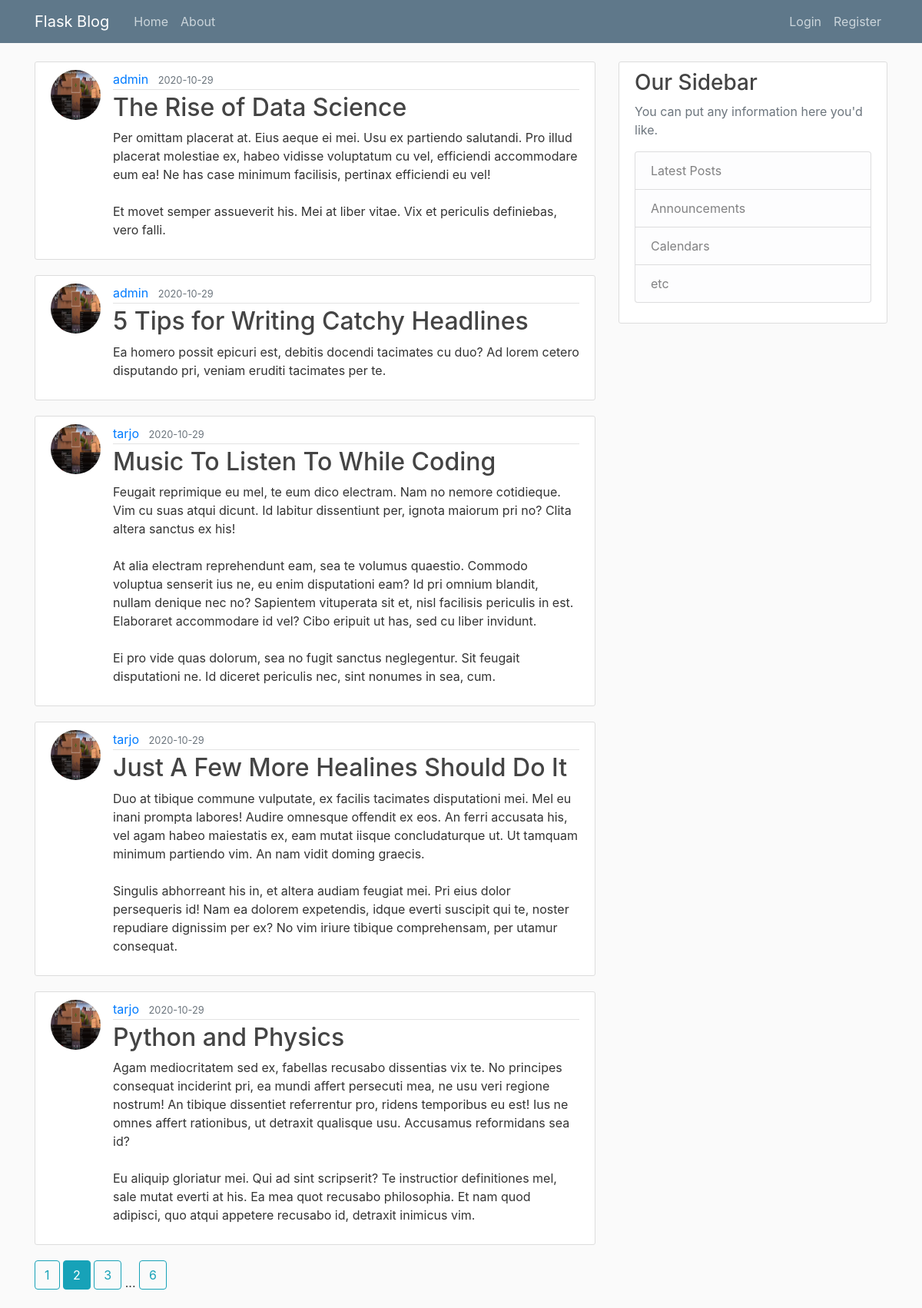
The page /home?page=2 on the database its author committed.
### flaskblog/models.py (models this page shows, shortened)
class Post(db.Model):
    id = db.Column(db.Integer, primary_key=True)
    title = db.Column(db.String(100), nullable=False)
    date_posted = db.Column(db.DateTime, nullable=False, default=datetime.utcnow)
    content = db.Column(db.Text, nullable=False)
    user_id = db.Column(db.Integer, db.ForeignKey('user.id'), nullable=False)

class User(db.Model, UserMixin):
    id = db.Column(db.Integer, primary_key=True)
    username = db.Column(db.String(20), unique=True, nullable=False)
    email = db.Column(db.String(120), unique=True, nullable=False)
    image_file = db.Column(db.String(20), nullable=False, default='default.jpg')
    password = db.Column(db.String(60), nullable=False)
    posts = db.relationship('Post', backref='author', lazy=True)

### flaskblog/main/routes.py (the view)
@main.route("/")
@main.route("/home")
def home():
    page = request.args.get('page', 1, type=int)
    posts = Post.query.order_by(Post.date_posted.desc()).paginate(page=page, per_page=5)
    return render_template('home.html', posts=posts)

### flaskblog/templates/home.html
{% extends "layout.html" %}
{% block content %}
    {% for post in posts.items %}
        <article class="media content-section">
          <img class="rounded-circle article-img" src="{{ url_for('static', filename='profile_pics/' + post.author.image_file) }}">
          <div class="media-body">
            <div class="article-metadata">
              <a class="mr-2" href="{{ url_for('users.user_posts', username=post.author.username) }}">{{ post.author.username }}</a>
              <small class="text-muted">{{ post.date_posted.strftime('%Y-%m-%d') }}</small>
            </div>
            <h2><a class="article-title" href="{{ url_for('posts.post', post_id=post.id) }}">{{ post.title }}</a></h2>
            <p class="article-content">{{ post.content }}</p>
          </div>
        </article>
    {% endfor %}
    {% for page_num in posts.iter_pages(left_edge=1, right_edge=1, left_current=1, right_current=2) %}
      {% if page_num %}
        {% if posts.page == page_num %}
          <a class="btn btn-info mb-4" href="{{ url_for('main.home', page=page_num) }}">{{ page_num }}</a>
        {% else %}
          <a class="btn btn-outline-info mb-4" href="{{ url_for('main.home', page=page_num) }}">{{ page_num }}</a>
        {% endif %}
      {% else %}
        ...
      {% endif %}
    {% endfor %}
{% endblock content %}

### flaskblog/static/main.css (style rules this page uses)
body { background: #fafafa; color: #333333; margin-top: 5rem; }
h1, h2, h3, h4, h5, h6 { color: #444444; }
.content-section { background: #ffffff; padding: 10px 20px; border: 1px solid #dddddd; border-radius: 3px; margin-bottom: 20px; }
.article-title { color: #444444; }
.article-content { white-space: pre-line; }
.article-img { height: 65px; width: 65px; margin-right: 16px; }
.article-metadata { padding-bottom: 1px; margin-bottom: 4px; border-bottom: 1px solid #e3e3e3 }

### rows shown on the page
Post: image_file (picture), author.username "admin", date_posted "2020-10-29", title "The Rise of Data Science", content "Per omittam placerat at. Eius aeque ei mei. Usu ex partiendo salutandi. Pro illud placerat molestiae ex, habeo vidisse voluptatum cu vel, efficiendi accommodare eum ea! Ne has case minimum facilisis, pertinax efficiendi eu vel! Et movet semper assueverit his. Mei at liber vitae. Vix et periculis definiebas, vero falli."
Post: image_file (picture), author.username "admin", date_posted "2020-10-29", title "5 Tips for Writing Catchy Headlines", content "Ea homero possit epicuri est, debitis docendi tacimates cu duo? Ad lorem cetero disputando pri, veniam eruditi tacimates per te."
Post: image_file (picture), author.username "tarjo", date_posted "2020-10-29", title "Music To Listen To While Coding", content "Feugait reprimique eu mel, te eum dico electram. Nam no nemore cotidieque. Vim cu suas atqui dicunt. Id labitur dissentiunt per, ignota maiorum pri no? Clita altera sanctus ex his! At alia electram reprehendunt eam, sea te volumus quaestio. Commodo voluptua senserit ius ne, eu enim disputationi eam? Id pri omnium blandit, nullam denique nec no? Sapientem vituperata sit et, nisl facilisis periculis in est. Elaboraret accommodare id vel? Cibo eripuit ut has, sed cu liber invidunt. Ei pro vide quas dolorum, sea no fugit sanctus neglegentur. Sit feugait disputationi ne. Id diceret periculis nec, sint nonumes in sea, cum."
Post: image_file (picture), author.username "tarjo", date_posted "2020-10-29", title "Just A Few More Healines Should Do It", content "Duo at tibique commune vulputate, ex facilis tacimates disputationi mei. Mel eu inani prompta labores! Audire omnesque offendit ex eos. An ferri accusata his, vel agam habeo maiestatis ex, eam mutat iisque concludaturque ut. Ut tamquam minimum partiendo vim. An nam vidit doming graecis. Singulis abhorreant his in, et altera audiam feugiat mei. Pri eius dolor persequeris id! Nam ea dolorem expetendis, idque everti suscipit qui te, noster repudiare dignissim per ex? No vim iriure tibique comprehensam, per utamur consequat."
Post: image_file (picture), author.username "tarjo", date_posted "2020-10-29", title "Python and Physics", content "Agam mediocritatem sed ex, fabellas recusabo dissentias vix te. No principes consequat inciderint pri, ea mundi affert persecuti mea, ne usu veri regione nostrum! An tibique dissentiet referrentur pro, ridens temporibus eu est! Ius ne omnes affert rationibus, ut detraxit qualisque usu. Accusamus reformidans sea id? Eu aliquip gloriatur mei. Qui ad sint scripserit? Te instructior definitiones mel, sale mutat everti at his. Ea mea quot recusabo philosophia. Et nam quod adipisci, quo atqui appetere recusabo id, detraxit inimicus vim."

### other values the page prints
{{ page_num }} "1" "3" "6"
{{ page_num }} "2"
